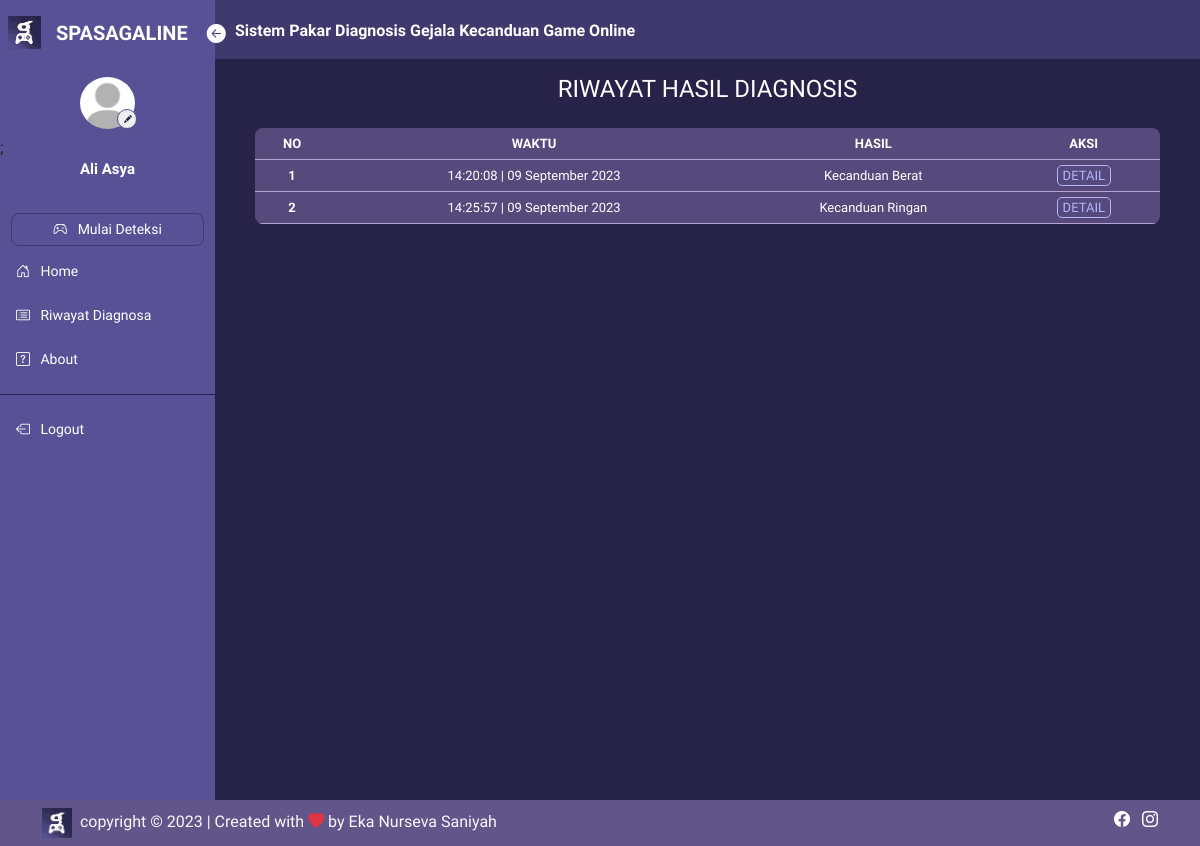
The page /riwayat/riwayat.php (signed in) on the database as committed earlier.
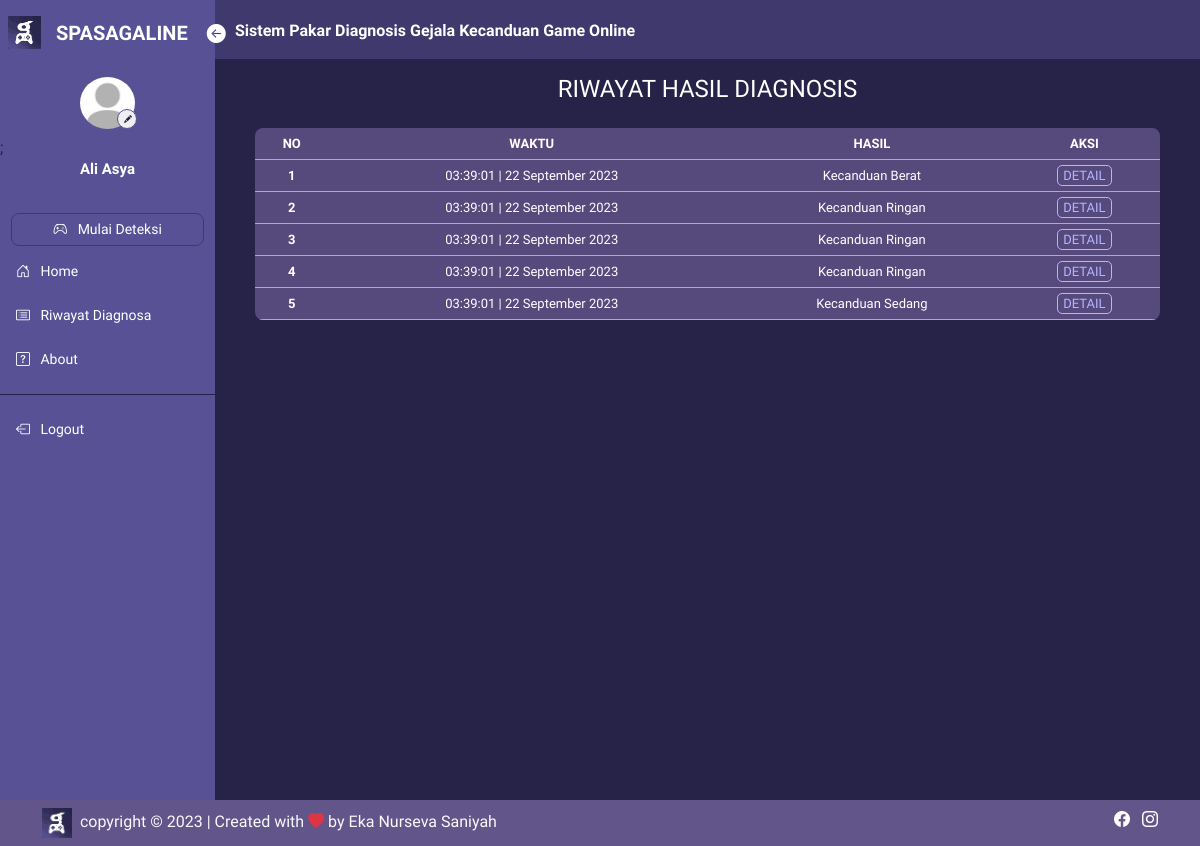
The same page on the database as committed later.
### tables this page shows
CREATE TABLE `hasil` (
  `idhasil` int(11) NOT NULL,
  `iduser` int(11) NOT NULL,
  `anak` varchar(50) NOT NULL,
  `tanggal` timestamp NOT NULL DEFAULT current_timestamp() ON UPDATE current_timestamp(),
  `hsl_kategori` varchar(45) NOT NULL,
  `salience` double NOT NULL,
  `tolerance` double NOT NULL,
  `mood_modification` double NOT NULL,
  `relapse` double NOT NULL,
  `withdrawal` double NOT NULL,
  `conflict` double NOT NULL,
  `problem` double DEFAULT NULL
);

CREATE TABLE `kategori` (
  `idkategori` int(11) NOT NULL,
  `nama_kategori` varchar(30) NOT NULL,
  `range_atas` double NOT NULL,
  `range_bawah` double NOT NULL
);

### controller/controller_main.php (called while the page is built, shortened)
<?php
$conn = mysqli_connect("localhost", "root", "", "spasagaline");
function query($query)
{
    global $conn;
    $result = mysqli_query($conn, $query);
    $rows = [];
    while ($row = mysqli_fetch_assoc($result)) {
        $rows[] = $row;
    }
    return $rows;
}
function generateRandomKey()
{
    $keyLength = 32;
    $randomBytes = openssl_random_pseudo_bytes($keyLength, $strong);
    if (!$strong) {
        $randomBytes = random_bytes($keyLength);
    }
    return base64_encode($randomBytes);
}
function enkripsi($kata)
{
    $key = generateRandomKey();
    $string = openssl_encrypt($kata, 'AES-256-CBC', $key, 0, substr($key, 0, 16));
    $hasilEnkripsi = base64_encode($key . $string);
    return $hasilEnkripsi;
}
function dekripsi($kata)
{
    $string = base64_decode($kata);
    $key = substr($string, 0, 44);
    $enkripsi = substr($string, 44);
    $hasil = openssl_decrypt($enkripsi, 'AES-256-CBC', $key, 0, substr($key, 0, 16));
    return $hasil;
}
?>

### riwayat/riwayat.php (the view, shortened to what this page needs)
<?php
$id = dekripsi($_COOKIE['SPASAGALINENS']);
$user = query("SELECT * FROM user WHERE iduser = $id")[0];
$data_hasil = query("SELECT * FROM hasil WHERE iduser = $id");
?>
<html lang="en">
<head>
    <link href="https://cdn.jsdelivr.net/npm/bootstrap@5.3.0/dist/css/bootstrap.min.css" rel="stylesheet"
>
    <link rel="stylesheet" href="https://cdn.jsdelivr.net/npm/bootstrap-icons@1.10.5/font/bootstrap-icons.css">
    <link rel="stylesheet" href="https://cdn.datatables.net/1.13.4/css/jquery.dataTables.min.css">
    <link rel="stylesheet" href="../style.css">
</head>
<body>
    <div class="main-container d-flex">
        <?php
        if ($user['level'] === "User" || $user['level'] === "Ortu") {
            require_once('../sidenav/sidebar_user.php');
        } elseif ($user['level'] === "Admin") {
            require_once('../sidenav/sidebar.php');
        } else {
            echo "Error: Peran pengguna tidak valid.";
        }
        ?>
        <div class="content">
            <?php
            require_once('../sidenav/navbar.php');
            ?>
            <div class="contents px-4 py-3">
                <h4 class="text-white text-center pb-3">RIWAYAT HASIL DIAGNOSIS</h4>
                <div class="px-3">
                    <div class="tabel">
                        <table id="example" class="table table-hover text-center">
                            <thead>
                                <tr>
                                    <th scope="col">NO</th>
                                    <th scope="col">WAKTU</th>
                                    <th scope="col">HASIL</th>
                                    <th scope="col">AKSI</th>
                                </tr>
                            </thead>
                            <tbody>
                                <?php
                                $i = 1;
                                foreach ($data_hasil as $h):
                                    $waktu = strftime('%H:%M:%S | %d %B %Y', strtotime($h['tanggal']));
                                    ?>
                                    <tr>
                                        <th scope="row">
                                            <?= $i; ?>
                                        </th>
                                        <td>
                                            <?= $waktu; ?>
                                        </td>
                                        <td>
                                            <?php
                                            $nama_kategori = $h['hsl_kategori'];
                                            $kategori = query("SELECT nama_kategori FROM kategori WHERE nama_kategori = '$nama_kategori'")[0];
                                            ?>
                                            Kecanduan
                                            <?= $kategori['nama_kategori']; ?>
                                        </td>
                                        <td>
                                            <?php
                                            $idhasil = enkripsi($h['idhasil']);
                                            ?>
                                            <a class="detail" href="../hasil?idhasil=<?php echo $idhasil; ?>">
                                                DETAIL
                                            </a>
                                        </td>
                                    </tr>
                                    <?php
                                    $i++;
                                endforeach;
                                ?>
                            </tbody>
                        </table>
                    </div>
                </div>
            </div>
        </div>
    </div>
    <?php
    require_once('../sidenav/footer.php');
    ?>
</body>
</html>

Rows that differ between the two databases and show on the page:
changed hasil "Berat": tanggal "14:20:08 | 09 September 2023" → "03:39:01 | 22 September 2023"
changed hasil (number 2 of 5 on the later page): tanggal "14:25:57 | 09 September 2023" → "03:39:01 | 22 September 2023"
added hasil: tanggal "03:39:01 | 22 September 2023", kategori.nama_kategori "Ringan"
added hasil: tanggal "03:39:01 | 22 September 2023", kategori.nama_kategori "Ringan"
added hasil: tanggal "03:39:01 | 22 September 2023", kategori.nama_kategori "Sedang"
